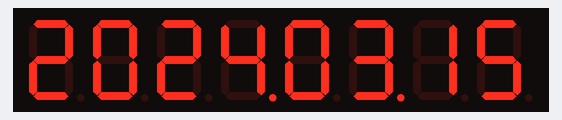
A program run on a simulated Raspberry Pi (BCM pin numbers). Shown: 8-digit seven-segment display. The clock reads 2024-03-15 10:24:30 at power-on unless the program sets it. At 25.1 s the program stops and its outputs stay as they are.

Above: at 0.1 s.
At 6.1 s:
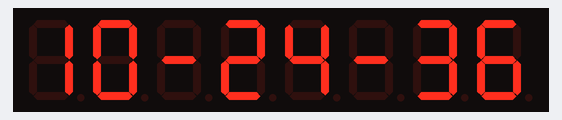
At 8.6 s:
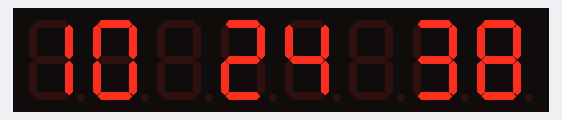
At 12.1 s:
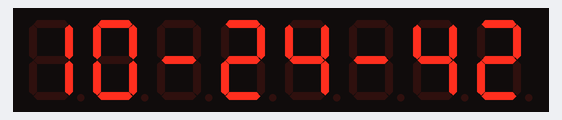
At 17.6 s:
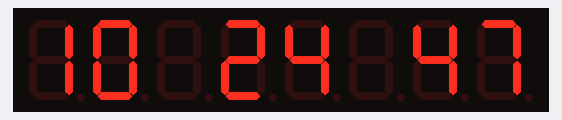
At 24.1 s:
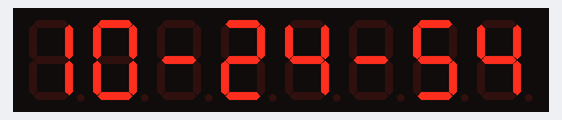

The program:

time.py
```python
import time
from datetime import datetime

from luma.led_matrix.device import max7219
from luma.core.interface.serial import spi, noop
from luma.core.virtual import viewport, sevensegment

def clock(seg, seconds):

#    Display current time on device.
    interval = 0.5
    for i in range(int(seconds / interval)):

        now = datetime.now()
        seg.text = now.strftime("%H-%M-%S")

        # calculate blinking dot
        if i % 2 == 0:
            seg.text = now.strftime("%H-%M-%S")
        else:
            seg.text = now.strftime("%H %M %S")

        time.sleep(interval)

def main():
    # create seven segment device
    serial = spi(port=0, device=0, gpio=noop())
    device = max7219(serial, cascaded=1)
    seg = sevensegment(device)
    now = datetime.now()
    seg.text = now.strftime("%Y.%m.%d")
    time.sleep(5)

    # Digit futzing
    clock(seg, seconds=20)


if __name__ == '__main__':
    main()
```

Measured:
- what the display in image 2 shows lasts 0.5 s, from 8.5 s to 9.0 s
